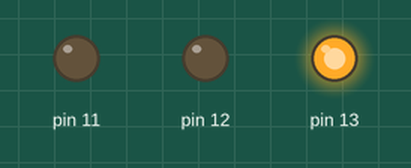
A sketch run on a simulated Arduino Uno, built with avr-gcc and run on an emulated ATmega328P. Parts: output pins drawn as LEDs (lit = HIGH).

Above: at 0.12 s.
At 1.37 s:
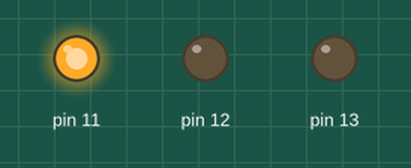
At 2.62 s:
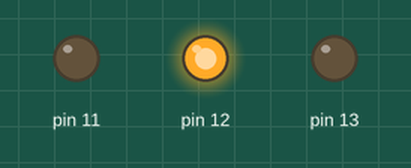
Timing chart, 0 to 3.0 s (numbered marks = the images above):
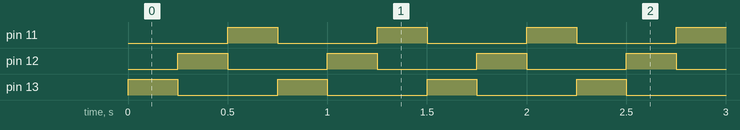

Measured:
- by itself, pin 11–13: alternates HIGH for 0.25 s and LOW for 0.50 s
- by itself, everything shown: repeats every 0.75 s, in 3 steps

The sketch:

Arduino_LED.ino
```cpp
void setup() {
  pinMode(13, OUTPUT);
  pinMode(12, OUTPUT);
  pinMode(11, OUTPUT);
}

void loop() {
  digitalWrite(13, HIGH);
  delay(250);
  digitalWrite(13, LOW);

  digitalWrite(12, HIGH);
  delay(250);
  digitalWrite(12, LOW);

  digitalWrite(11, HIGH);
  delay(250);
  digitalWrite(11, LOW);
}
```
